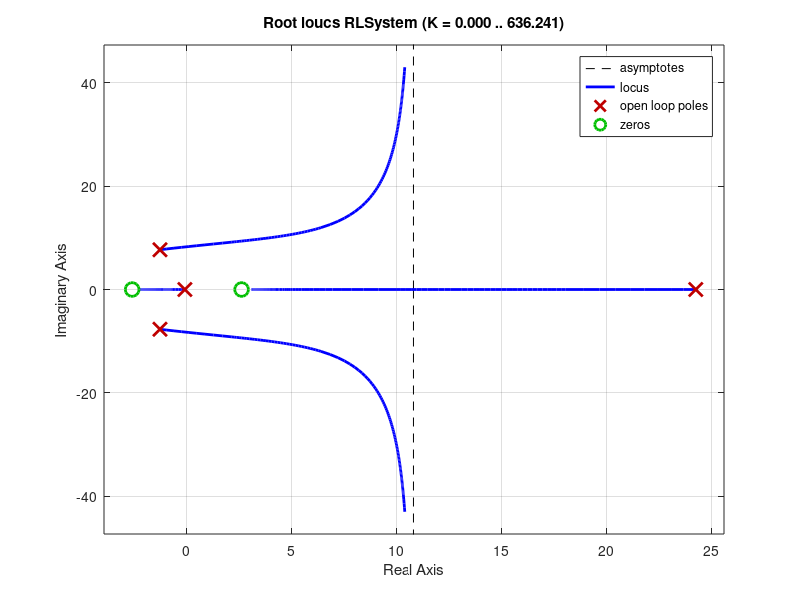

MATLAB code for this plot: (Note: this script raises an error after producing the figure.)
t_r = 3;     %seconds, or less
t_s = 7.5;   %seconds, or less
zeta_min = 0.78; %or more, up to 1
zeta_max = 0.99;
zeta_add = 1;
zeta = [zeta_min zeta_max zeta_add];

omega_n = 4/(zeta_min*t_s);
omega_d = omega_n*sqrt(1-zeta_min*zeta_min);

wn = 0;

s = tf('s');

D = s^4 - 21.61*s^3 -3.416*s^2 -1478*s -138.9;
N = 3.097*s^2 - 21.07;

RLSystem = N/D;

figure(1)
rlocus(RLSystem)
sgrid(zeta,wn)
[Kk,poles]=rlocfind(RLSystem);
Kk
RLSystemUnity = feedback(Kk*RLSystem,1);
step(RLSystemUnity)